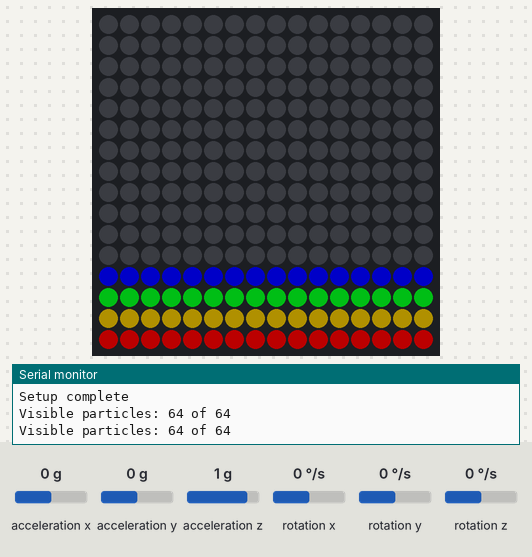
Bench run of a sketch on a simulated ESP32. Parts: 16×16 RGB LED matrix (first LED top left, wired row by row), the last lines printed to the serial monitor. The inputs (shaded band) are chosen by the test bench; at power-on: acceleration x 0 g, acceleration y 0 g, acceleration z 1 g, rotation x 0 °/s, rotation y 0 °/s, rotation z 0 °/s. Dim RGB values are drawn brighter than linear.

Above: at 2.4 s.
2.5 s: acceleration x set to -1.4 g
At 2.71 s:
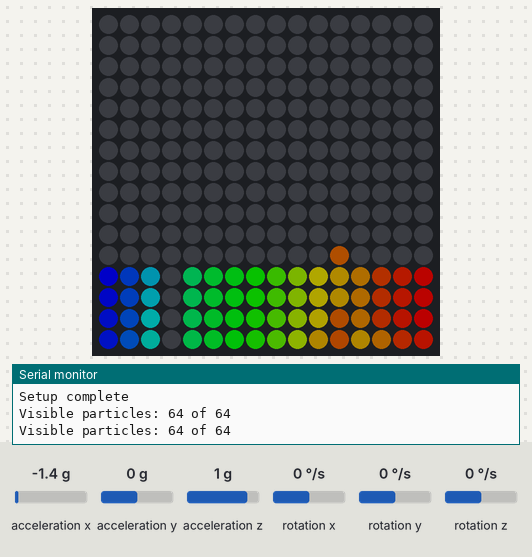
4.9 s: acceleration y set to -1.4 g
At 5.35 s:
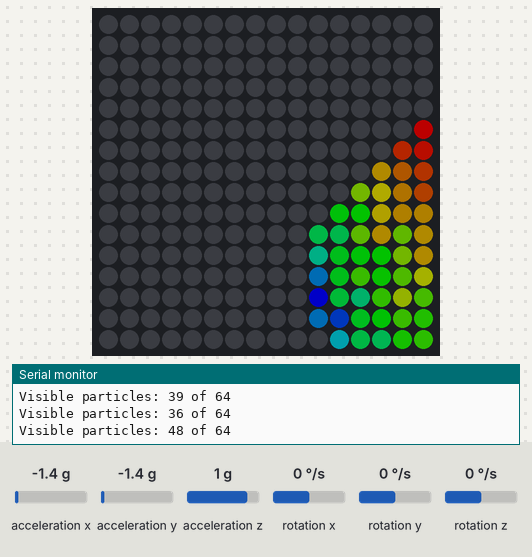
7.6 s: acceleration y set to 0.1 g
At 7.78 s:
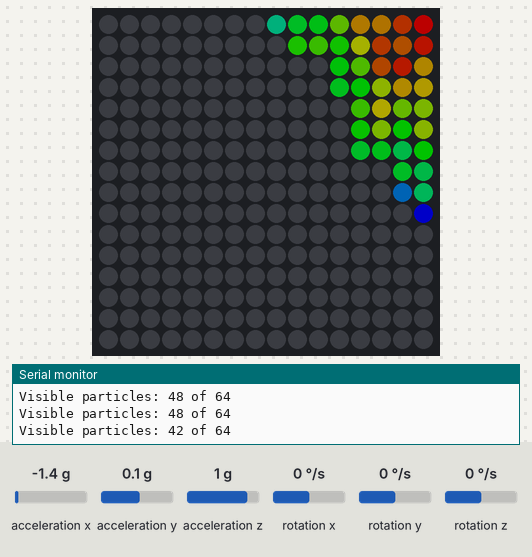
10.6 s: acceleration x set to 0.8 g
At 10.82 s:
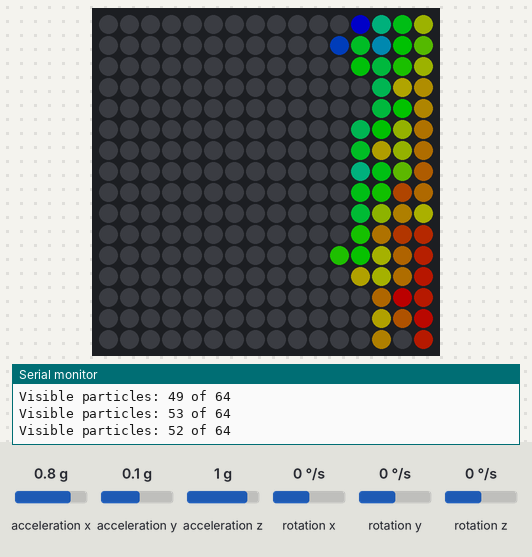
13.6 s: acceleration x set to -0.8 g
At 14.17 s:
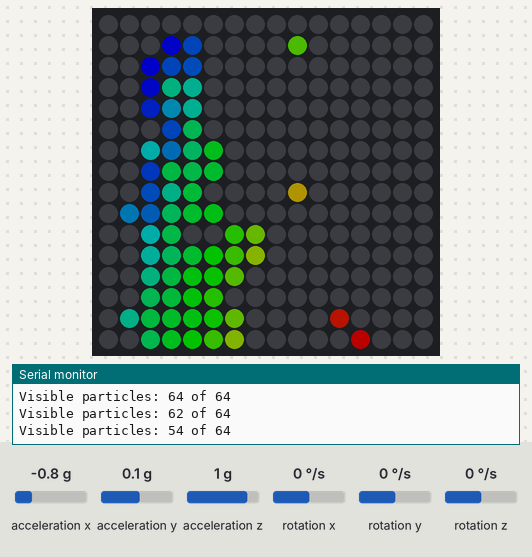
16.6 s: acceleration y set to 0 g
At 17.51 s:
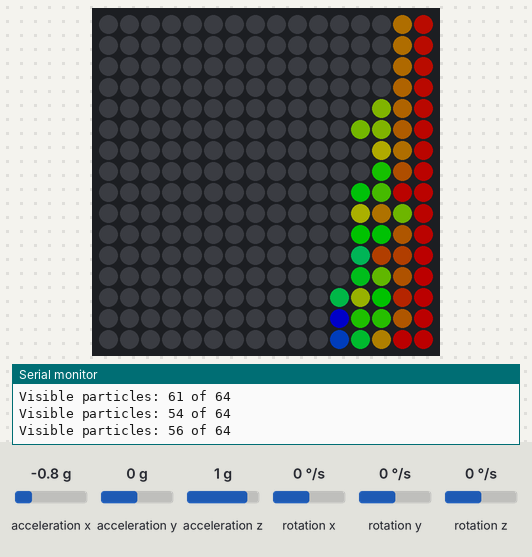
Timing chart, 0 to 19.6 s (numbered marks = the images above; inputs shaded):
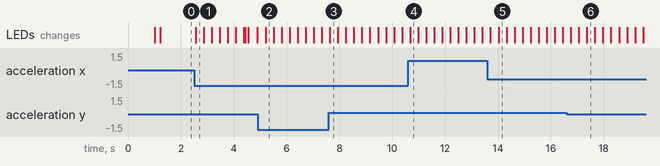

Measured:
- after the input at 2.5 s, the LEDs: change after 0.06 s (image 1)
- after the input at 4.9 s, the LEDs: change after 0.30 s (image 2)

The sketch:

fluid_sim-color.ino
```cpp
#include <FastLED.h>
#include <Wire.h>
#include <MPU6050.h>

// Pin definitions
#define LED_PIN     5
#define SDA_PIN     21
#define SCL_PIN     22

#define NUM_LEDS    256
#define MATRIX_WIDTH 16
#define MATRIX_HEIGHT 16
#define FLUID_PARTICLES 64
#define BRIGHTNESS  100

// Structures
struct Vector2D {
    float x;
    float y;
};

struct Particle {
    Vector2D position;
    Vector2D velocity;
};

// Global variables
CRGB leds[NUM_LEDS];
MPU6050 mpu;
Particle particles[FLUID_PARTICLES];
Vector2D acceleration = {0, 0};

// Mutex for synchronization
portMUX_TYPE dataMux = portMUX_INITIALIZER_UNLOCKED;

// Adjusted constants for smoother motion
const float GRAVITY = 0.3f;    //0.03f
const float DAMPING = 0.60f;   //   0.98f
const float MAX_VELOCITY = 0.7f;  //0.3f
const float MIN_MOVEMENT = 0.001f;  //0.001f

// Function prototypes
void initMPU6050();
void initLEDs();
void initParticles();
void updateParticles();
void drawParticles();
void MPUTask(void *parameter);
void LEDTask(void *parameter);

// Function to convert x,y coordinates to LED index
int xy(int x, int y) {
    x = constrain(x, 0, MATRIX_WIDTH - 1);
    y = constrain(y, 0, MATRIX_HEIGHT - 1);
    return (y & 1) ? (y * MATRIX_WIDTH + (MATRIX_WIDTH - 1 - x)) : (y * MATRIX_WIDTH + x);
}

void drawParticles() {
    FastLED.clear();

    // Create occupancy grid
    bool occupied[MATRIX_WIDTH][MATRIX_HEIGHT] = {{false}};

    // Get and smooth gravity direction
    static Vector2D lastGravityDir = {0, 1};
    Vector2D currentGravityDir;

    portENTER_CRITICAL(&dataMux);
    currentGravityDir = acceleration;
    portEXIT_CRITICAL(&dataMux);

    const float GRAVITY_SMOOTHING = 0.95f;
    lastGravityDir.x = lastGravityDir.x * GRAVITY_SMOOTHING + currentGravityDir.x * (1 - GRAVITY_SMOOTHING);
    lastGravityDir.y = lastGravityDir.y * GRAVITY_SMOOTHING + currentGravityDir.y * (1 - GRAVITY_SMOOTHING);

    // Normalize gravity vector
    float gravMagnitude = sqrt(lastGravityDir.x * lastGravityDir.x + lastGravityDir.y * lastGravityDir.y);
    Vector2D gravityDir = {0, 1}; // Default down direction

    if (gravMagnitude > 0.1f) {
        gravityDir.x = lastGravityDir.x / gravMagnitude;
        gravityDir.y = lastGravityDir.y / gravMagnitude;
    }

    // Calculate heights and prepare for drawing
    float heights[FLUID_PARTICLES];
    float minHeight = 1000;
    float maxHeight = -1000;

    for (int i = 0; i < FLUID_PARTICLES; i++) {
        heights[i] = -(particles[i].position.x * gravityDir.x +
                      particles[i].position.y * gravityDir.y);
        minHeight = min(minHeight, heights[i]);
        maxHeight = max(maxHeight, heights[i]);
    }

    float heightRange = max(maxHeight - minHeight, 1.0f);

    // Draw particles
    int visibleCount = 0;
    for (int i = 0; i < FLUID_PARTICLES; i++) {
        int x = round(constrain(particles[i].position.x, 0, MATRIX_WIDTH - 1));
        int y = round(constrain(particles[i].position.y, 0, MATRIX_HEIGHT - 1));

        if (!occupied[x][y]) {
            int index = xy(x, y);
            if (index >= 0 && index < NUM_LEDS) {
                float relativeHeight = (heights[i] - minHeight) / heightRange;
                 uint8_t hue = relativeHeight * 160;  // Map from 0 (red) to 160 (blue)
                  uint8_t sat = 255;  // Full saturation for vibrant colors
                   uint8_t val = 220 + (relativeHeight * 35);  // Slightly brighter at top;

                leds[index] = CHSV(hue, sat, val);
                occupied[x][y] = true;
                visibleCount++;
            }
        } else {
            // Find nearest empty position
            for (int dx = -1; dx <= 1; dx++) {
                for (int dy = -1; dy <= 1; dy++) {
                    if (dx == 0 && dy == 0) continue;

                    int newX = x + dx;
                    int newY = y + dy;

                    if (newX >= 0 && newX < MATRIX_WIDTH &&
                        newY >= 0 && newY < MATRIX_HEIGHT &&
                        !occupied[newX][newY]) {
                        int index = xy(newX, newY);
                        if (index >= 0 && index < NUM_LEDS) {
                            float relativeHeight = (heights[i] - minHeight) / heightRange;
                        uint8_t hue = relativeHeight * 160;  // Map from 0 (red) to 160 (blue)
                        uint8_t sat = 255;  // Full saturation for vibrant colors
                        uint8_t val = 220 + (relativeHeight * 35);  // Slightly brighter at top


                            leds[index] = CHSV(hue, sat, val);
                            occupied[newX][newY] = true;
                            visibleCount++;
                            goto particleDrawn;
                        }
                    }
                }
            }
            particleDrawn: continue;
        }
    }

    // Debug output
    static unsigned long lastDebugTime = 0;
    if (millis() - lastDebugTime > 1000) {
        Serial.printf("Visible particles: %d of %d\n", visibleCount, FLUID_PARTICLES);
        lastDebugTime = millis();
    }

    FastLED.show();
}


void updateParticles() {
    Vector2D currentAccel;
    portENTER_CRITICAL(&dataMux);
    currentAccel = acceleration;
    portEXIT_CRITICAL(&dataMux);

    // Reduce acceleration sensitivity
    currentAccel.x *= 0.3f;
    currentAccel.y *= 0.3f;

    // Update and constrain each particle
    for (int i = 0; i < FLUID_PARTICLES; i++) {
        // Update velocity with acceleration
        particles[i].velocity.x = particles[i].velocity.x * 0.95f + (currentAccel.x * GRAVITY);
        particles[i].velocity.y = particles[i].velocity.y * 0.95f + (currentAccel.y * GRAVITY);

        // Hard constrain velocity
        particles[i].velocity.x = constrain(particles[i].velocity.x, -MAX_VELOCITY, MAX_VELOCITY);
        particles[i].velocity.y = constrain(particles[i].velocity.y, -MAX_VELOCITY, MAX_VELOCITY);

        // Calculate new position
        float newX = particles[i].position.x + particles[i].velocity.x;
        float newY = particles[i].position.y + particles[i].velocity.y;

        // Strict boundary checking with bounce
        if (newX < 0.0f) {
            newX = 0.0f;
            particles[i].velocity.x = fabs(particles[i].velocity.x) * DAMPING;
        }
        else if (newX >= (MATRIX_WIDTH - 1.0f)) {
            newX = MATRIX_WIDTH - 1.0f;
            particles[i].velocity.x = -fabs(particles[i].velocity.x) * DAMPING;
        }

        if (newY < 0.0f) {
            newY = 0.0f;
            particles[i].velocity.y = fabs(particles[i].velocity.y) * DAMPING;
        }
        else if (newY >= (MATRIX_HEIGHT - 1.0f)) {
            newY = MATRIX_HEIGHT - 1.0f;
            particles[i].velocity.y = -fabs(particles[i].velocity.y) * DAMPING;
        }

        // Ensure positions are always within bounds
        particles[i].position.x = constrain(newX, 0.0f, MATRIX_WIDTH - 1.0f);
        particles[i].position.y = constrain(newY, 0.0f, MATRIX_HEIGHT - 1.0f);

        // Additional safety check
        if (isnan(particles[i].position.x) || isnan(particles[i].position.y)) {
            particles[i].position.x = MATRIX_WIDTH / 2;
            particles[i].position.y = MATRIX_HEIGHT / 2;
            particles[i].velocity.x = 0;
            particles[i].velocity.y = 0;
        }
    }

    // Particle collision detection and resolution
    for (int i = 0; i < FLUID_PARTICLES; i++) {
        for (int j = i + 1; j < FLUID_PARTICLES; j++) {
            float dx = particles[j].position.x - particles[i].position.x;
            float dy = particles[j].position.y - particles[i].position.y;
            float distSquared = dx * dx + dy * dy;

            if (distSquared < 1.0f && distSquared > 0.0f) {
                float dist = sqrt(distSquared);
                float nx = dx / dist;
                float ny = dy / dist;

                // Push particles apart
                float pushDistance = (1.0f - dist) * 0.5f;
                float pushX = nx * pushDistance;
                float pushY = ny * pushDistance;

                // Update positions while ensuring they stay in bounds
                particles[i].position.x = constrain(particles[i].position.x - pushX, 0.0f, MATRIX_WIDTH - 1.0f);
                particles[i].position.y = constrain(particles[i].position.y - pushY, 0.0f, MATRIX_HEIGHT - 1.0f);
                particles[j].position.x = constrain(particles[j].position.x + pushX, 0.0f, MATRIX_WIDTH - 1.0f);
                particles[j].position.y = constrain(particles[j].position.y + pushY, 0.0f, MATRIX_HEIGHT - 1.0f);

                // Exchange velocities with damping
                float tempVelX = particles[i].velocity.x;
                float tempVelY = particles[i].velocity.y;
                particles[i].velocity.x = particles[j].velocity.x * DAMPING;
                particles[i].velocity.y = particles[j].velocity.y * DAMPING;
                particles[j].velocity.x = tempVelX * DAMPING;
                particles[j].velocity.y = tempVelY * DAMPING;
            }
        }
    }
}


void initMPU6050() {
    Serial.println("Initializing MPU6050...");
    mpu.initialize();

    if (!mpu.testConnection()) {
        Serial.println("MPU6050 connection failed!");
        while (1) {
            delay(100);
        }
    }

    mpu.setFullScaleAccelRange(MPU6050_ACCEL_FS_2);
    Serial.println("MPU6050 initialized");
}

void initLEDs() {
    Serial.println("Initializing LEDs...");
    FastLED.addLeds<WS2812B, LED_PIN, GRB>(leds, NUM_LEDS);
    FastLED.setBrightness(BRIGHTNESS);
    FastLED.clear(true);
    Serial.println("LEDs initialized");
}

void initParticles() {
    Serial.println("Initializing particles...");
    int index = 0;

    for (int y = MATRIX_HEIGHT - 4; y < MATRIX_HEIGHT; y++) {
        for (int x = 0; x < MATRIX_WIDTH && index < FLUID_PARTICLES; x++) {
            Serial.printf("Initializing particle %d at x=%d, y=%d\n", index, x, y);
            particles[index].position = {static_cast<float>(x), static_cast<float>(y)};
            particles[index].velocity = {0.0f, 0.0f};
            index++;
        }
    }

    Serial.printf("Total particles initialized: %d\n", index);
    Serial.println("Particles initialized");
}

void MPUTask(void *parameter) {
    while (true) {
        int16_t ax, ay, az;
        mpu.getAcceleration(&ax, &ay, &az);

        portENTER_CRITICAL(&dataMux);
        acceleration.x = -constrain(ax / 16384.0f, -1.0f, 1.0f);
        acceleration.y = constrain(ay / 16384.0f, -1.0f, 1.0f);
        portEXIT_CRITICAL(&dataMux);

        vTaskDelay(pdMS_TO_TICKS(10));
    }
}

void LEDTask(void *parameter) {
    TickType_t xLastWakeTime = xTaskGetTickCount();
    const TickType_t xFrequency = pdMS_TO_TICKS(16);

    while (true) {
        updateParticles();
        drawParticles();
        vTaskDelayUntil(&xLastWakeTime, xFrequency);
    }
}

void setup() {
    Serial.begin(115200);
    delay(1000);
    Serial.println("Starting initialization...");

    Wire.begin(SDA_PIN, SCL_PIN);
    Wire.setClock(400000);

    initMPU6050();
    initLEDs();
    initParticles();

    xTaskCreatePinnedToCore(
        MPUTask,
        "MPUTask",
        4096,
        NULL,
        2,
        NULL,
        0
    );

    xTaskCreatePinnedToCore(
        LEDTask,
        "LEDTask",
        4096,
        NULL,
        1,
        NULL,
        1
    );

    Serial.println("Setup complete");
}

void loop() {
    vTaskDelete(NULL);
}
```
